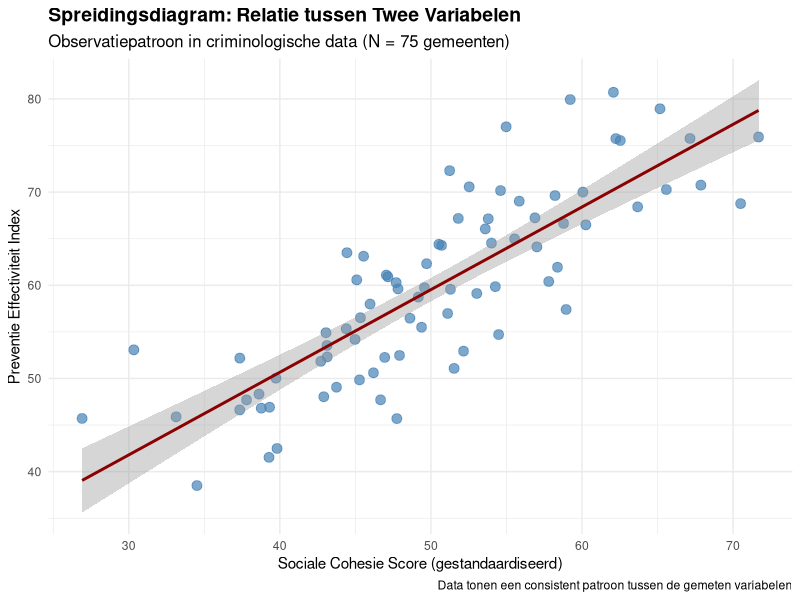
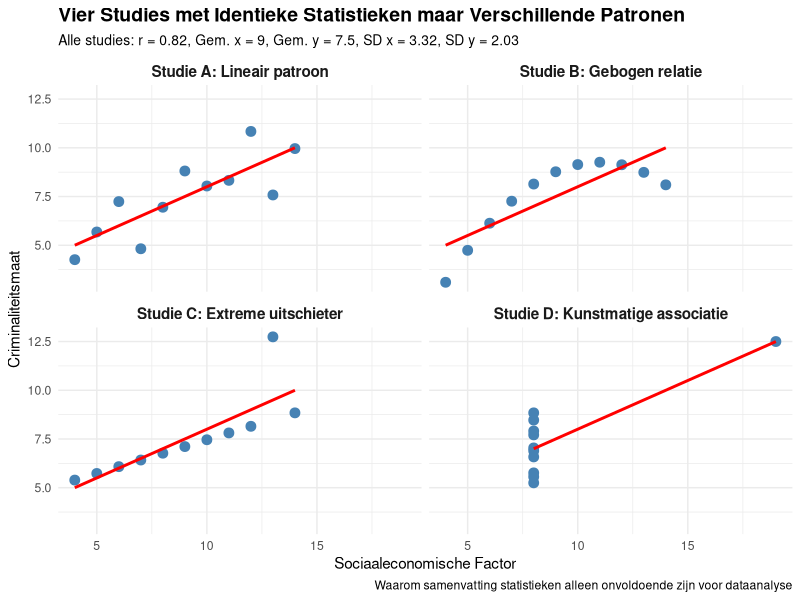
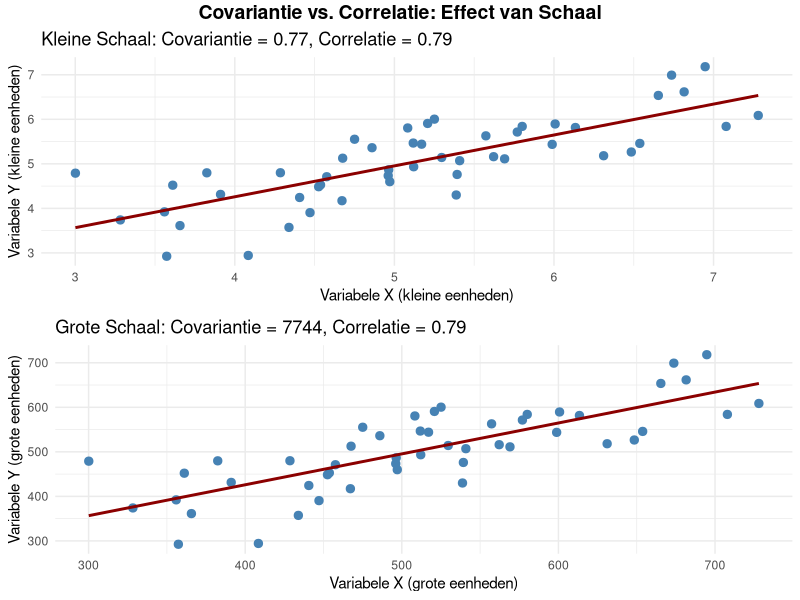
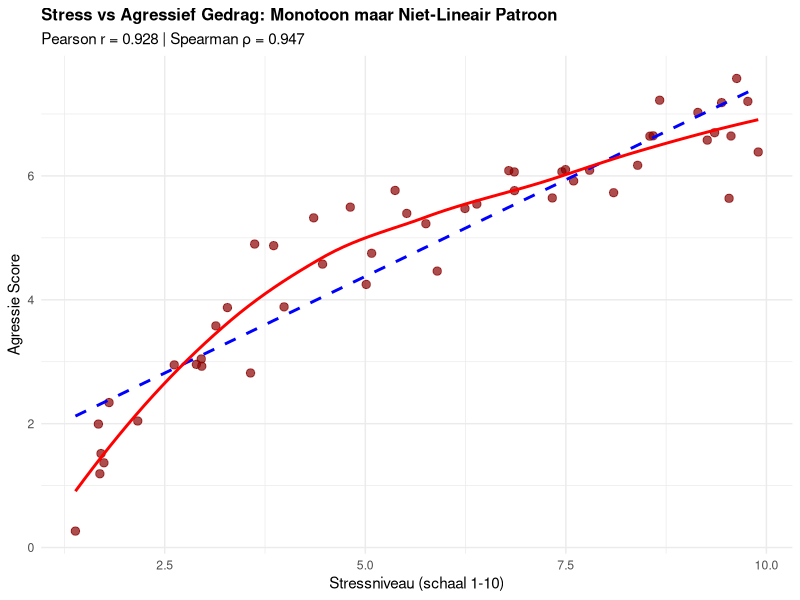
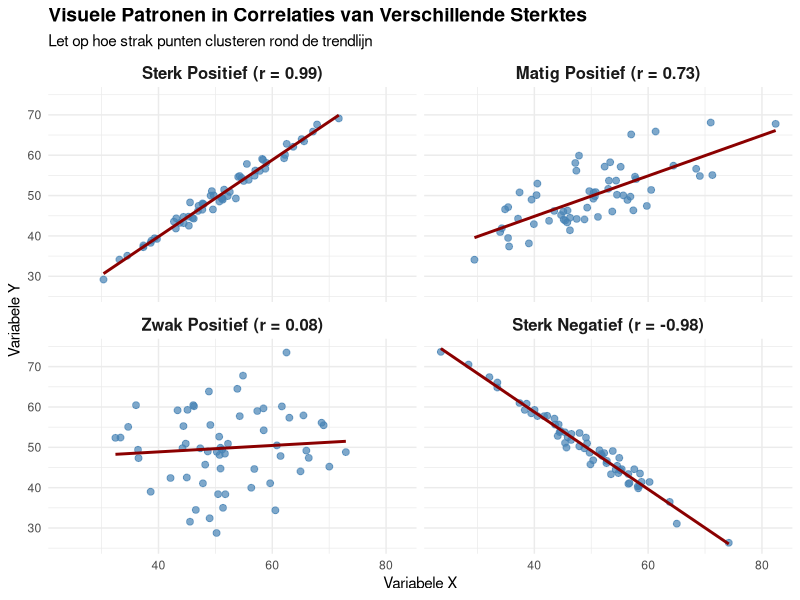
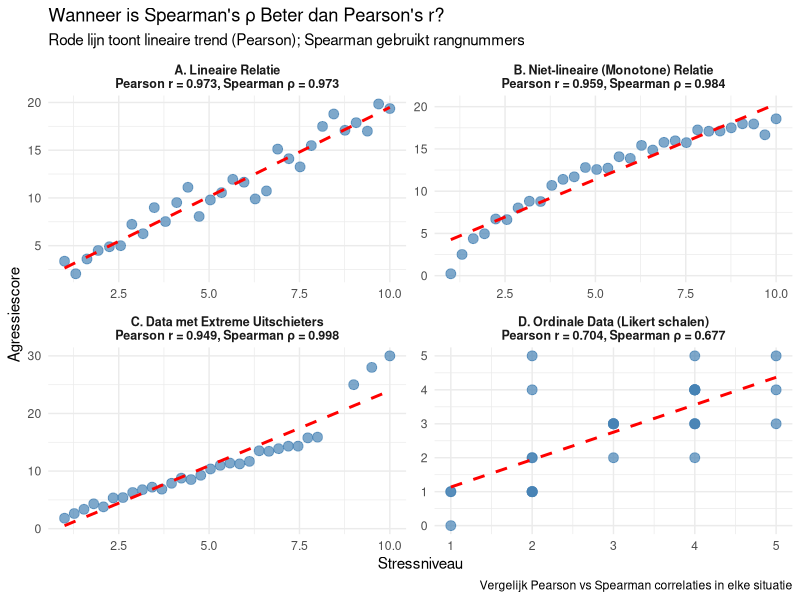
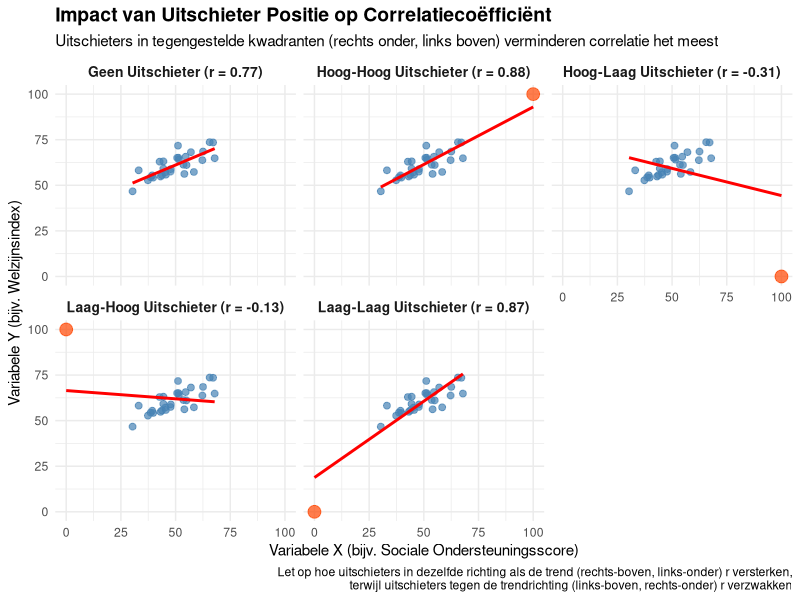
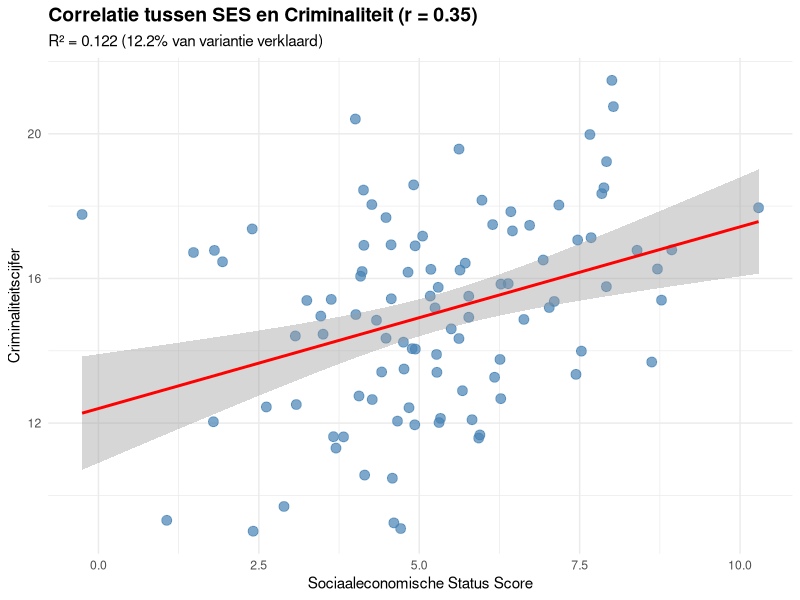

Write the R code that produced these figures, in order.
## ---- chunk 1
knitr::opts_chunk$set(echo = FALSE, message = FALSE, warning = FALSE, fig.show = 'asis')
library(knitr)
library(kableExtra)
library(ggplot2)
library(dplyr)
library(flextable)
options(knitr.kable.NA = '')
## ---- chunk 2
# Maak realistische criminologische data met slechts 2 variabelen
set.seed(42)
n <- 45  # Nederlandse gemeenten

# Genereer gecorreleerde criminaliteitsdata
politie <- round(rnorm(n, mean=4.2, sd=1.1), 1)
drugs <- round(25 + rnorm(n, sd=6) - 2.5*scale(politie)[,1]*3, 1)

# Maak dataframe
crime_data <- data.frame(
  "Politieaanwezigheid" = politie,
  "Drugsdelicten" = drugs
)

cat("=== BESCHRIJVENDE STATISTIEKEN ===\n")
cat("\nPolitieaanwezigheid (agenten per 1000 inwoners):")
cat(paste("\n  Gemiddelde (M):", round(mean(crime_data$Politieaanwezigheid), 2)))
cat(paste("\n  Standaarddeviatie (SD):", round(sd(crime_data$Politieaanwezigheid), 2)))
cat(paste("\n  Variantie:", round(var(crime_data$Politieaanwezigheid), 2)))

cat("\n\nDrugsdelicten (per 1000 inwoners):")
cat(paste("\n  Gemiddelde (M):", round(mean(crime_data$Drugsdelicten), 2)))
cat(paste("\n  Standaarddeviatie (SD):", round(sd(crime_data$Drugsdelicten), 2)))
cat(paste("\n  Variantie:", round(var(crime_data$Drugsdelicten), 2)))

cat("\n\n=== CORRELATIE ANALYSE ===\n")

# Bereken correlatie
r_value <- round(cor(crime_data$Politieaanwezigheid, crime_data$Drugsdelicten), 3)
r_squared <- round(r_value^2, 3)

cat(paste("\nCorrelatiecoëfficiënt (r):", r_value))
cat(paste("\nBepalingscoëfficiënt (R²):", r_squared))
cat(paste("\nVerklaarde variantie:", round(r_squared * 100, 1), "%"))
cat(paste("\nSteekproefomvang (n):", n))

# Voer significantietest uit
test_result <- cor.test(crime_data$Politieaanwezigheid, crime_data$Drugsdelicten)
p_value <- round(test_result$p.value, 4)
cat(paste("\np-waarde:", p_value))

if(p_value < 0.001) {
  cat("\nSignificantie: p < .001 **")
} else if(p_value < 0.01) {
  cat("\nSignificantie: p < .01 **")
} else if(p_value < 0.05) {
  cat("\nSignificantie: p < .05 *")
} else {
  cat("\nSignificantie: niet significant (p > .05)")
}

cat(paste("\n\n=== INTERPRETATIE ==="))
cat(paste("\nDe correlatie van r =", r_value, "betekent een", 
         if(abs(r_value) >= 0.7) "sterke" else if(abs(r_value) >= 0.5) "matige" else "zwakke",
         if(r_value > 0) "positieve" else "negatieve", "relatie."))
cat(paste("\nR² =", r_squared, "betekent dat", round(r_squared * 100, 1), 
         "% van de variantie in drugsdelicten wordt verklaard door politieaanwezigheid."))
## ---- chunk 3
# Genereer voorbeeldgegevens voor positieve correlatie van 0,75
set.seed(123)
n <- 80
x <- rnorm(n, 50, 10)
y <- 0.75 * scale(x)[,1] * 10 + rnorm(n, 60, 6)

# Maak data frame
pos_cor_data <- data.frame(
  Variable_X = x,
  Variable_Y = y
)

# Bereken correlatie en R-kwadraat
r_value <- round(cor(x, y), 2)
r_squared <- round(r_value^2 * 100, 1)

# Maak visualisatie
ggplot(pos_cor_data, aes(x = Variable_X, y = Variable_Y)) +
  geom_point(color = "steelblue", size = 3, alpha = 0.7) +
  geom_smooth(method = "lm", formula = y ~ x, se = TRUE, color = "darkred") +
  labs(
    title = "Spreidingsdiagram: Relatie tussen Twee Variabelen",
    subtitle = "Observatiepatroon in criminologische data (N = 75 gemeenten)",
    x = "Sociale Cohesie Score (gestandaardiseerd)",
    y = "Preventie Effectiviteit Index",
    caption = "Data tonen een consistent patroon tussen de gemeten variabelen"
  ) +
  theme_minimal() +
  theme(
    plot.title = element_text(size = 14, face = "bold"),
    plot.subtitle = element_text(size = 12)
  )
## ---- chunk 4
library(tidyr)
library(dplyr)

# Recreate identical statistics with different patterns
data_x1 <- c(10, 8, 13, 9, 11, 14, 6, 4, 12, 7, 5)
data_y1 <- c(8.04, 6.95, 7.58, 8.81, 8.33, 9.96, 7.24, 4.26, 10.84, 4.82, 5.68)
data_x2 <- c(10, 8, 13, 9, 11, 14, 6, 4, 12, 7, 5)
data_y2 <- c(9.14, 8.14, 8.74, 8.77, 9.26, 8.10, 6.13, 3.10, 9.13, 7.26, 4.74)
data_x3 <- c(10, 8, 13, 9, 11, 14, 6, 4, 12, 7, 5)
data_y3 <- c(7.46, 6.77, 12.74, 7.11, 7.81, 8.84, 6.08, 5.39, 8.15, 6.42, 5.73)
data_x4 <- c(8, 8, 8, 8, 8, 8, 8, 19, 8, 8, 8)
data_y4 <- c(6.58, 5.76, 7.71, 8.84, 8.47, 7.04, 5.25, 12.50, 5.56, 7.91, 6.89)

# Calculate statistics (they're identical for all datasets)
corr <- round(cor(data_x1, data_y1), 2)
mean_x <- round(mean(data_x1), 2)
mean_y <- round(mean(data_y1), 2)
sd_x <- round(sd(data_x1), 2)
sd_y <- round(sd(data_y1), 2)

# Combine the data
data_df <- data.frame(
  x1 = data_x1, y1 = data_y1,
  x2 = data_x2, y2 = data_y2,
  x3 = data_x3, y3 = data_y3,
  x4 = data_x4, y4 = data_y4
)

# Transform to long format for easier plotting
data_long <- data_df %>%
  mutate(id = row_number()) %>%
  gather(key, value, -id) %>%
  separate(key, c("axis", "dataset"), sep = 1) %>%
  spread(axis, value) %>%
  select(dataset, id, x, y)

# Create descriptive names for the datasets
dataset_names <- c(
  "1" = "Studie A: Lineair patroon",
  "2" = "Studie B: Gebogen relatie",
  "3" = "Studie C: Extreme uitschieter",
  "4" = "Studie D: Kunstmatige associatie"
)

# Plot the data
ggplot(data_long, aes(x = x, y = y)) +
  geom_point(size = 3, color = "steelblue") +
  geom_smooth(method = "lm", se = FALSE, color = "red", formula = y ~ x) +
  facet_wrap(~ dataset, ncol = 2, labeller = labeller(dataset = dataset_names)) +
  labs(
    title = "Vier Studies met Identieke Statistieken maar Verschillende Patronen",
    subtitle = paste0("Alle studies: r = ", corr, ", Gem. x = ", mean_x, 
                      ", Gem. y = ", mean_y, ", SD x = ", sd_x, ", SD y = ", sd_y),
    caption = "Waarom samenvatting statistieken alleen onvoldoende zijn voor dataanalyse",
    x = "Sociaaleconomische Factor",
    y = "Criminaliteitsmaat"
  ) +
  theme_minimal() +
  theme(
    plot.title = element_text(size = 14, face = "bold"),
    plot.subtitle = element_text(size = 10),
    strip.text = element_text(size = 11, face = "bold")
  )
## ---- chunk 5
# Genereer twee datasets met dezelfde correlatie maar verschillende schalen
set.seed(456)
n <- 50

# Dataset 1: Kleine schaal variabelen
x1 <- rnorm(n, 5, 1)
y1 <- 0.7 * scale(x1)[,1] * 1 + rnorm(n, 5, 0.6)
cov1 <- round(cov(x1, y1), 2)
cor1 <- round(cor(x1, y1), 2)

# Dataset 2: Grote schaal variabelen
x2 <- x1 * 100  # Zelfde patroon maar 100x schaal
y2 <- y1 * 100  # Zelfde patroon maar 100x schaal
cov2 <- round(cov(x2, y2), 0)
cor2 <- round(cor(x2, y2), 2)

# Maak gecombineerd data frame
kleine_schaal <- data.frame(x = x1, y = y1, dataset = "Kleine Schaal Variabelen")
grote_schaal <- data.frame(x = x2, y = y2, dataset = "Grote Schaal Variabelen (x100)")
alle_data <- rbind(kleine_schaal, grote_schaal)

# Maak vergelijkingstabel
vergelijking <- data.frame(
  Maatstaf = c("Covariantie", "Correlatie"),
  `Kleine_Schaal` = c(paste0(cov1), paste0(cor1)),
  `Grote_Schaal` = c(paste0(cov2), paste0(cor2)),
  Eenheid_Afhankelijkheid = c("Hangt af van eenheden (verandert met schaal)", "Eenheidsvrij (blijft constant)")
)

# Maak visualisatie met twee plots
p1 <- ggplot(kleine_schaal, aes(x = x, y = y)) +
  geom_point(color = "steelblue", size = 2.5) +
  geom_smooth(method = "lm", se = FALSE, color = "darkred", formula = y ~ x) +
  labs(
    title = paste0("Kleine Schaal: Covariantie = ", cov1, ", Correlatie = ", cor1),
    x = "Variabele X (kleine eenheden)",
    y = "Variabele Y (kleine eenheden)"
  ) +
  theme_minimal()

p2 <- ggplot(grote_schaal, aes(x = x, y = y)) +
  geom_point(color = "steelblue", size = 2.5) +
  geom_smooth(method = "lm", se = FALSE, color = "darkred", formula = y ~ x) +
  labs(
    title = paste0("Grote Schaal: Covariantie = ", cov2, ", Correlatie = ", cor2),
    x = "Variabele X (grote eenheden)",
    y = "Variabele Y (grote eenheden)"
  ) +
  theme_minimal()

# Combineer plots met gridExtra
library(gridExtra)
grid.arrange(p1, p2, nrow = 2,
             top = grid::textGrob("Covariantie vs. Correlatie: Effect van Schaal", 
                                  gp = grid::gpar(fontsize = 14, fontface = "bold")))
## ---- chunk 6
# Maak voorbeelddata voor monotoon maar niet-lineair patroon
set.seed(456)
n <- 50

# Genereer monotoon toenemend maar gebogen patroon (logaritmisch)
stress <- runif(n, 1, 10)
agressie <- 3 * log(stress) + rnorm(n, 0, 0.5)

# Bereken beide correlaties
pearson_r <- round(cor(stress, agressie, method = "pearson"), 3)
spearman_rho <- round(cor(stress, agressie, method = "spearman"), 3)

# Maak vergelijkingsplot
library(ggplot2)
data_plot <- data.frame(stress = stress, agressie = agressie)

ggplot(data_plot, aes(x = stress, y = agressie)) +
  geom_point(color = "darkred", size = 2.5, alpha = 0.7) +
  geom_smooth(method = "lm", se = FALSE, color = "blue", linetype = "dashed", 
              aes(color = "Lineaire lijn (Pearson)")) +
  geom_smooth(method = "loess", se = FALSE, color = "red", linewidth = 1,
              aes(color = "Werkelijke curve")) +
  scale_color_manual(values = c("Lineaire lijn (Pearson)" = "blue", 
                               "Werkelijke curve" = "red")) +
  labs(
    title = "Stress vs Agressief Gedrag: Monotoon maar Niet-Lineair Patroon",
    subtitle = paste0("Pearson r = ", pearson_r, " | Spearman ρ = ", spearman_rho),
    x = "Stressniveau (schaal 1-10)",
    y = "Agressie Score",
    color = "Trendlijn Type"
  ) +
  theme_minimal() +
  theme(legend.position = "bottom",
        plot.title = element_text(size = 12, face = "bold"))
## ---- chunk 7
# Maak vier datasets met verschillende correlatiepatronen
set.seed(123)
n <- 60

# Maak data met verschillende correlatiesterktes
maak_data <- function(sterkte, richting="positief") {
  x <- rnorm(n, 50, 10)
  
  if(richting == "positief") {
    factor <- sterkte
  } else {
    factor <- -sterkte
  }
  
  ruis <- (1-abs(sterkte)) * 10
  y <- factor * scale(x)[,1] * 10 + rnorm(n, 50, ruis)
  
  if(sterkte == 0) {
    y <- rnorm(n, 50, 10)  # Geen relatie
  }
  
  return(data.frame(x=x, y=y))
}

# Genereer vier datasets
sterk_pos <- maak_data(0.85, "positief")
matig_pos <- maak_data(0.45, "positief")
zwak_pos <- maak_data(0.15, "positief")
sterk_neg <- maak_data(0.85, "negatief")

# Bereken werkelijke correlaties
cor_sterk_pos <- round(cor(sterk_pos$x, sterk_pos$y), 2)
cor_matig_pos <- round(cor(matig_pos$x, matig_pos$y), 2)
cor_zwak_pos <- round(cor(zwak_pos$x, zwak_pos$y), 2)
cor_sterk_neg <- round(cor(sterk_neg$x, sterk_neg$y), 2)

# Combineer datasets met labels
sterk_pos$sterkte <- paste0("Sterk Positief (r = ", cor_sterk_pos, ")")
matig_pos$sterkte <- paste0("Matig Positief (r = ", cor_matig_pos, ")")
zwak_pos$sterkte <- paste0("Zwak Positief (r = ", cor_zwak_pos, ")")
sterk_neg$sterkte <- paste0("Sterk Negatief (r = ", cor_sterk_neg, ")")

# Combineer alle datasets
alle_data <- rbind(
  transform(sterk_pos, sterkte_orde = 1),
  transform(matig_pos, sterkte_orde = 2),
  transform(zwak_pos, sterkte_orde = 3),
  transform(sterk_neg, sterkte_orde = 4)
)

# Converteer naar factor met specifieke volgorde
alle_data$sterkte <- factor(alle_data$sterkte, 
                           levels = c(paste0("Sterk Positief (r = ", cor_sterk_pos, ")"),
                                      paste0("Matig Positief (r = ", cor_matig_pos, ")"),
                                      paste0("Zwak Positief (r = ", cor_zwak_pos, ")"),
                                      paste0("Sterk Negatief (r = ", cor_sterk_neg, ")")))

# Maak visualisatie
ggplot(alle_data, aes(x = x, y = y)) +
  geom_point(color = "steelblue", size = 2, alpha = 0.7) +
  geom_smooth(method = "lm", se = FALSE, color = "darkred", formula = y ~ x) +
  facet_wrap(~ sterkte, ncol = 2) +
  labs(
    title = "Visuele Patronen in Correlaties van Verschillende Sterktes",
    subtitle = "Let op hoe strak punten clusteren rond de trendlijn",
    x = "Variabele X",
    y = "Variabele Y"
  ) +
  theme_minimal() +
  theme(
    strip.text = element_text(size = 12, face = "bold"),
    plot.title = element_text(size = 14, face = "bold")
  )
## ---- chunk 8
# Genereer verschillende datasets
set.seed(42)
n <- 30

# Dataset 1: Lineaire relatie (Pearson geschikt)
stress_niveau_1 <- seq(1, 10, length.out = n)
agressie_score_1 <- 2 * stress_niveau_1 + rnorm(n, 0, 1)

# Dataset 2: Niet-lineaire maar monotone relatie (Spearman beter)
stress_niveau_2 <- seq(1, 10, length.out = n)
agressie_score_2 <- log(stress_niveau_2) * 8 + rnorm(n, 0, 0.5)

# Dataset 3: Data met uitschieters (Spearman robuuster)
stress_niveau_3 <- c(seq(1, 8, length.out = n-3), 9, 9.5, 10)
agressie_score_3 <- c(stress_niveau_3[1:(n-3)] * 2 + rnorm(n-3, 0, 0.5), 25, 28, 30)  # Extreme uitschieters

# Dataset 4: Ordinale data (Spearman geschikt)
stress_niveau_4 <- round(runif(n, 1, 5))  # Likert schaal 1-5
agressie_score_4 <- round(stress_niveau_4 + rnorm(n, 0, 1))  # Ook ordinaal

# Bereken correlaties voor elke dataset
pearson_1 <- round(cor(stress_niveau_1, agressie_score_1, method = "pearson"), 3)
spearman_1 <- round(cor(stress_niveau_1, agressie_score_1, method = "spearman"), 3)

pearson_2 <- round(cor(stress_niveau_2, agressie_score_2, method = "pearson"), 3)
spearman_2 <- round(cor(stress_niveau_2, agressie_score_2, method = "spearman"), 3)

pearson_3 <- round(cor(stress_niveau_3, agressie_score_3, method = "pearson"), 3)
spearman_3 <- round(cor(stress_niveau_3, agressie_score_3, method = "spearman"), 3)

pearson_4 <- round(cor(stress_niveau_4, agressie_score_4, method = "pearson"), 3)
spearman_4 <- round(cor(stress_niveau_4, agressie_score_4, method = "spearman"), 3)

# Maak data frames
data1 <- data.frame(x = stress_niveau_1, y = agressie_score_1, 
                    type = paste0("A. Lineaire Relatie\nPearson r = ", pearson_1, ", Spearman ρ = ", spearman_1))
data2 <- data.frame(x = stress_niveau_2, y = agressie_score_2, 
                    type = paste0("B. Niet-lineaire (Monotone) Relatie\nPearson r = ", pearson_2, ", Spearman ρ = ", spearman_2))
data3 <- data.frame(x = stress_niveau_3, y = agressie_score_3, 
                    type = paste0("C. Data met Extreme Uitschieters\nPearson r = ", pearson_3, ", Spearman ρ = ", spearman_3))
data4 <- data.frame(x = stress_niveau_4, y = agressie_score_4, 
                    type = paste0("D. Ordinale Data (Likert schalen)\nPearson r = ", pearson_4, ", Spearman ρ = ", spearman_4))

# Combineer alle data
all_data <- rbind(data1, data2, data3, data4)

# Maak plots
p1 <- ggplot(all_data, aes(x = x, y = y)) +
  geom_point(size = 3, color = "steelblue", alpha = 0.7) +
  geom_smooth(method = "lm", se = FALSE, color = "red", linetype = "dashed", formula = y ~ x) +
  facet_wrap(~ type, scales = "free", ncol = 2) +
  labs(
    title = "Wanneer is Spearman's ρ Beter dan Pearson's r?",
    subtitle = "Rode lijn toont lineaire trend (Pearson); Spearman gebruikt rangnummers",
    x = "Stressniveau",
    y = "Agressiescore",
    caption = "Vergelijk Pearson vs Spearman correlaties in elke situatie"
  ) +
  theme_minimal() +
  theme(strip.text = element_text(size = 9, face = "bold"))

print(p1)

# Maak beslissingstabel
library(kableExtra)
beslissing_tabel <- data.frame(
  `Situatie` = c("Lineaire relatie, continue data", 
                 "Niet-lineaire maar monotone relatie", 
                 "Data met extreme uitschieters",
                 "Ordinale data (bijv. Likert schalen)"),
  `Beste Keuze` = c("Pearson r", "Spearman ρ", "Spearman ρ", "Spearman ρ"),
  `Reden` = c("Maximaliseert kracht voor lineaire relaties",
              "Vangt monotone trends beter op dan lineaire fit",
              "Robuust - gebruikt rangnummers, niet extreme waarden",
              "Geschikt voor ordinale/gerangschikte data"),
  check.names = FALSE
)

kable(beslissing_tabel, caption = "Wanneer Welke Correlatie Gebruiken?") %>%
  kable_styling(bootstrap_options = c("striped", "hover"))
## ---- chunk 9
# Maak basisdata met positieve correlatie
set.seed(123)
n <- 30
x_basis <- rnorm(n, 50, 10)
y_basis <- 0.7 * scale(x_basis)[,1] * 8 + rnorm(n, 60, 5)

# Maak datasets met verschillende uitschieters
x_uitschieter1 <- c(x_basis, 100)  # hoog-hoog (rechts boven)
y_uitschieter1 <- c(y_basis, 100)

x_uitschieter2 <- c(x_basis, 0)    # laag-laag (links onder)
y_uitschieter2 <- c(y_basis, 0)

x_uitschieter3 <- c(x_basis, 100)  # hoog-laag (rechts onder)
y_uitschieter3 <- c(y_basis, 0)

x_uitschieter4 <- c(x_basis, 0)    # laag-hoog (links boven)
y_uitschieter4 <- c(y_basis, 100)

# Bereken correlaties
cor1 <- round(cor(x_uitschieter1, y_uitschieter1), 2)
cor2 <- round(cor(x_uitschieter2, y_uitschieter2), 2)
cor3 <- round(cor(x_uitschieter3, y_uitschieter3), 2)
cor4 <- round(cor(x_uitschieter4, y_uitschieter4), 2)
cor_basis <- round(cor(x_basis, y_basis), 2)

# Combineer in één dataframe voor plotten
uitschieter_data <- data.frame(
  dataset = rep(c("Geen Uitschieter", "Hoog-Hoog Uitschieter", 
                 "Laag-Laag Uitschieter", "Hoog-Laag Uitschieter", 
                 "Laag-Hoog Uitschieter"), each=n+1),
  x = c(x_basis, NA, x_uitschieter1, x_uitschieter2, x_uitschieter3, x_uitschieter4),
  y = c(y_basis, NA, y_uitschieter1, y_uitschieter2, y_uitschieter3, y_uitschieter4),
  uitschieter = c(rep(FALSE, n), TRUE, rep(c(rep(FALSE, n), TRUE), 4))
)

# Verwijder de NA rij
uitschieter_data <- uitschieter_data[!is.na(uitschieter_data$x),]

# Voeg correlatie informatie toe
dataset_labels <- c(
  "Geen Uitschieter" = paste0("Geen Uitschieter (r = ", cor_basis, ")"),
  "Hoog-Hoog Uitschieter" = paste0("Hoog-Hoog Uitschieter (r = ", cor1, ")"),
  "Laag-Laag Uitschieter" = paste0("Laag-Laag Uitschieter (r = ", cor2, ")"),
  "Hoog-Laag Uitschieter" = paste0("Hoog-Laag Uitschieter (r = ", cor3, ")"),
  "Laag-Hoog Uitschieter" = paste0("Laag-Hoog Uitschieter (r = ", cor4, ")")
)

# Maak de visualisatie
ggplot(uitschieter_data, aes(x = x, y = y, color = uitschieter)) +
  geom_point(size = ifelse(uitschieter_data$uitschieter, 4, 2), alpha = 0.7) +
  geom_smooth(method = "lm", se = FALSE, color = "red", 
              aes(group = dataset), formula = y ~ x) +
  scale_color_manual(values = c("steelblue", "orangered")) +
  facet_wrap(~ dataset, ncol = 3, labeller = labeller(dataset = dataset_labels)) +
  labs(
    title = "Impact van Uitschieter Positie op Correlatiecoëfficiënt",
    subtitle = "Uitschieters in tegengestelde kwadranten (rechts onder, links boven) verminderen correlatie het meest",
    caption = "Let op hoe uitschieters in dezelfde richting als de trend (rechts-boven, links-onder) r versterken,\nterwijl uitschieters tegen de trendrichting (links-boven, rechts-onder) r verzwakken",
    x = "Variabele X (bijv. Sociale Ondersteuningsscore)",
    y = "Variabele Y (bijv. Welzijnsindex)"
  ) +
  theme_minimal() +
  theme(
    legend.position = "none",
    plot.title = element_text(size = 14, face = "bold"),
    plot.subtitle = element_text(size = 11),
    strip.text = element_text(size = 10, face = "bold")
  )
## ---- chunk 10
# Genereer voorbeelddata die r = 0,40 produceert
set.seed(123)
n <- 100

# Genereer data met gewenste correlatie van 0.40
library(MASS)
mu <- c(0, 0)
sigma <- matrix(c(1, 0.40, 0.40, 1), 2)
data_matrix <- mvrnorm(n, mu, sigma)

# Transformeer naar meaningful scales
ses_score <- data_matrix[,1] * 2 + 5  # SES score roughly 1-9
crime_rate <- data_matrix[,2] * 3 + 15  # Crime rate, positive correlation

# Bereken finale correlatie
final_r <- round(cor(ses_score, crime_rate), 2)

# Bereken verklaarde variantie
r_squared <- round(final_r^2, 3)
explained_var_percent <- round(r_squared * 100, 1)

# Maak data frame
plot_data <- data.frame(
  SES = ses_score,
  Crime = crime_rate
)

# Maak spreidingsdiagram
p1 <- ggplot(plot_data, aes(x = SES, y = Crime)) +
  geom_point(size = 3, color = "steelblue", alpha = 0.7) +
  geom_smooth(method = "lm", se = TRUE, color = "red", formula = y ~ x) +
  labs(
    title = paste0("Correlatie tussen SES en Criminaliteit (r = ", final_r, ")"),
    subtitle = paste0("R² = ", r_squared, " (", explained_var_percent, "% van variantie verklaard)"),
    x = "Sociaaleconomische Status Score",
    y = "Criminaliteitscijfer"
  ) +
  theme_minimal() +
  theme(plot.title = element_text(size = 14, face = "bold"))

print(p1)

# Maak interpretatie overzicht
library(kableExtra)
interpretatie_gids <- data.frame(
  `Correlatie Bereik` = c("0.00 - 0.19", "0.20 - 0.39", "0.40 - 0.59", "0.60 - 0.79", "0.80 - 1.00"),
  `Interpretatie` = c("Zeer zwak", "Zwak", "Matig", "Sterk", "Zeer sterk"),
  `Praktische Betekenis` = c("Verwaarloosbaar", "Klein effect", "Medium effect", "Groot effect", "Zeer groot effect"),
  `R² (% verklaard)` = c("0-4%", "4-15%", "16-35%", "36-62%", "64-100%"),
  check.names = FALSE
)

kable(interpretatie_gids, caption = "Interpretatie van Correlatie Sterkte") %>%
  kable_styling(bootstrap_options = c("striped", "hover"))

# Praktijkvoorbeeld tabel
praktijk_voorbeelden <- data.frame(
  `r waarde` = c("r = 0.40", "r = 0.40", "r = 0.40"),
  `Interpretatie Aspect` = c("Richting", "Sterkte", "Verklaarde Variantie"),
  `Betekenis` = c("Positieve relatie: hogere SES → hogere criminaliteit",
                  "Matige sterkte: redelijk voorspelbare relatie",
                  "16% van variantie verklaard, 84% door andere factoren"),
  `Praktische Implicatie` = c("SES en criminaliteit bewegen in dezelfde richting",
                             "SES is een nuttige maar niet perfect voorspeller", 
                             "Vele andere factoren beïnvloeden criminaliteit"),
  check.names = FALSE
)

kable(praktijk_voorbeelden, caption = "Praktische Interpretatie van r = 0.40") %>%
  kable_styling(bootstrap_options = c("striped", "hover"))
## ---- chunk 11
# Genereer data om verschillende veronderstellingen te demonstreren
set.seed(123)
n <- 50

# Dataset 1: Voldoet aan alle aannames (ideaal)
x1 <- rnorm(n, 50, 10)
y1 <- 20 + 0.6*x1 + rnorm(n, 0, 5)
data1 <- data.frame(x = x1, y = y1, type = "A. Ideaal: Lineair, Normaal, Geen Uitschieters")

# Dataset 2: Niet-lineaire relatie (schending lineariteit)
x2 <- seq(10, 90, length.out = n)
y2 <- 0.01*x2^2 + rnorm(n, 0, 8)
data2 <- data.frame(x = x2, y = y2, type = "B. Schending: Niet-lineaire Relatie")

# Dataset 3: Extreme uitschieters (schending normaliteit/robuustheid)
x3 <- rnorm(n-2, 50, 10)
y3 <- 20 + 0.6*x3 + rnorm(n-2, 0, 5)
x3 <- c(x3, 80, 20)  # Voeg uitschieters toe
y3 <- c(y3, 20, 80)  # Extreme afwijkende punten
data3 <- data.frame(x = x3, y = y3, type = "C. Schending: Extreme Uitschieters Aanwezig")

# Dataset 4: Heteroscedasticiteit (ongelijke variantie)
x4 <- seq(10, 90, length.out = n)
y4 <- 20 + 0.6*x4 + rnorm(n, 0, x4/10)  # Variantie neemt toe met x
data4 <- data.frame(x = x4, y = y4, type = "D. Schending: Ongelijke Variantie (Heteroscedasticiteit)")

# Combineer alle datasets
all_data <- rbind(data1, data2, data3, data4)

# Bereken correlaties voor elke dataset
cor1 <- round(cor(x1, y1), 3)
cor2 <- round(cor(x2, y2), 3)
cor3 <- round(cor(x3, y3), 3)
cor4 <- round(cor(x4, y4), 3)

# Update labels met correlaties
all_data$type <- factor(all_data$type, levels = unique(all_data$type))
levels(all_data$type) <- c(
  paste0("A. Ideaal: r = ", cor1),
  paste0("B. Niet-lineair: r = ", cor2, " (misleidend)"),
  paste0("C. Uitschieters: r = ", cor3, " (beïnvloed)"),
  paste0("D. Ongelijke var.: r = ", cor4, " (onbetrouwbaar)")
)

# Maak plots
p1 <- ggplot(all_data, aes(x = x, y = y)) +
  geom_point(size = 2.5, color = "steelblue", alpha = 0.7) +
  geom_smooth(method = "lm", se = FALSE, color = "red", formula = y ~ x) +
  facet_wrap(~ type, scales = "free", ncol = 2) +
  labs(
    title = "Veronderstellingen van Pearson's Correlatie",
    subtitle = "Hoe schendingen van aannames de resultaten beïnvloeden",
    x = "X Variabele",
    y = "Y Variabele",
    caption = "Rode lijn toont lineaire trend die Pearson gebruikt"
  ) +
  theme_minimal() +
  theme(strip.text = element_text(size = 10, face = "bold"))

print(p1)

# Maak overzichtstabel van veronderstellingen
library(kableExtra)
aannames_tabel <- data.frame(
  `Veronderstelling` = c("1. Lineaire Relatie", 
                         "2. Continue Variabelen", 
                         "3. Normale Verdeling",
                         "4. Geen Extreme Uitschieters",
                         "5. Homoscedasticiteit"),
  `Betekenis` = c("De relatie tussen variabelen moet rechtlijnig zijn",
                  "Beide variabelen moeten interval of ratio meetnivaeu hebben",
                  "Data benadert normale verdeling (klokromige curve)",
                  "Geen extreme waarden die de correlatie vertekenen",
                  "Variantie rond de lijn blijft constant voor alle X-waarden"),
  `Wat Controleren` = c("Spreidingsdiagram - punten volgen rechte lijn",
                        "Meetschaal - zijn het getallen met betekenisvolle afstanden?",
                        "Histogrammen/Q-Q plots van beide variabelen",
                        "Spreidingsdiagram - zoek naar punten ver van de lijn",
                        "Residual plots - variantie moet constant blijven"),
  `Bij Schending Gebruik` = c("Spearman correlatie of data transformatie",
                             "Spearman correlatie voor ordinale data",
                             "Spearman correlatie (robuuster)",
                             "Verwijder uitschieters of gebruik Spearman",
                             "Data transformatie of robuuste methoden"),
  check.names = FALSE
)

kable(aannames_tabel, caption = "Overzicht van Pearson Correlatie Veronderstellingen") %>%
  kable_styling(bootstrap_options = c("striped", "hover")) %>%
  column_spec(1, bold = TRUE, width = "2cm") %>%
  column_spec(2, width = "3cm") %>%
  column_spec(3, width = "3cm") %>%
  column_spec(4, width = "3cm")
